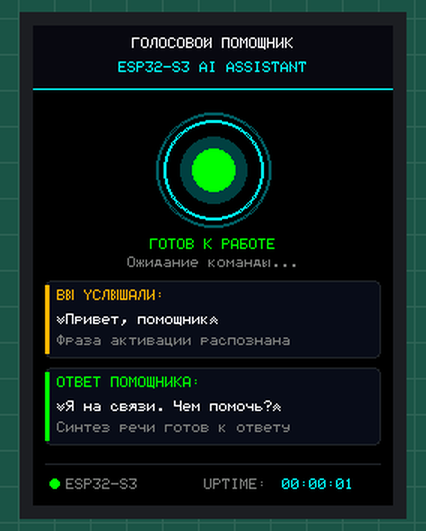
The sketch below on a simulated Arduino Uno, built for the host (arithmetic inside an expression is 32-bit, double 64-bit). Parts: 240×320 colour display. What the sketch prints to the serial monitor is not drawn.

Above: at 1.4 s.
At 39.36 s:
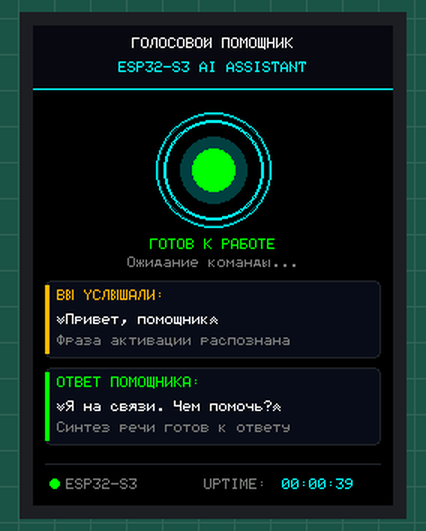

The sketch:

DisplayTest.ino
```cpp
#include <SPI.h>
#include <Adafruit_GFX.h>
#include <Adafruit_ILI9341.h>
#include "CyrillicFont.h"

// -------------------------------------------------------------
// Распиновка подключения дисплея ILI9341 к ESP32-S3
// -------------------------------------------------------------
#define TFT_CS   10
#define TFT_DC   14
#define TFT_RST  9
#define TFT_MOSI 11
#define TFT_SCK  12

// Создание объекта дисплея с аппаратным SPI
Adafruit_ILI9341 tft(TFT_CS, TFT_DC, TFT_RST);

// -------------------------------------------------------------
// Цветовая палитра интерфейса (16-битный RGB565)
// -------------------------------------------------------------
#define COLOR_BG          0x0000 // Глубокий черный фон для максимального контраста
#define COLOR_HEADER_BG   0x0842 // Темно-серый фон плашки заголовка
#define COLOR_CARD_BG     0x0863 // Темный фон информационных карточек
#define COLOR_CARD_BORDER 0x2125 // Сдержанная серая рамка
#define COLOR_CYAN        0x07FF // Яркий бирюзовый акцент
#define COLOR_CYAN_DIM    0x02EC // Приглушенный бирюзовый для контура
#define COLOR_GREEN       0x07E0 // Изумрудно-зеленый (статус «Готов»)
#define COLOR_AMBER       0xFDA0 // Янтарный (индикатор распознавания)
#define COLOR_TEXT_WHITE  0xFFFF // Белый для основного текста
#define COLOR_TEXT_MUTED  0x7BEF // Приглушенный серый для подписей и подсказок

// Переменные для динамического обновления (без мерцания)
unsigned long lastUptimeUpdate = 0;
unsigned long lastPulseUpdate = 0;
uint8_t pulsePhase = 0;

// Отрисовка статичного интерфейса экрана
void drawStaticUI() {
  tft.fillScreen(COLOR_BG);

  // 1. Верхняя панель (Заголовок)
  tft.fillRect(0, 0, 240, 42, COLOR_HEADER_BG);
  tft.drawFastHLine(0, 42, 240, COLOR_CYAN);
  drawStringUTF8(tft, 0, 8, "ГОЛОСОВОЙ ПОМОЩНИК", COLOR_TEXT_WHITE, COLOR_HEADER_BG, 1, true);
  drawStringUTF8(tft, 0, 24, "ESP32-S3 AI ASSISTANT", COLOR_CYAN, COLOR_HEADER_BG, 1, true);

  // 2. Центральный индикатор состояния
  const int16_t cx = 120;
  const int16_t cy = 96;

  // Концентрические кольца индикатора
  tft.drawCircle(cx, cy, 38, COLOR_CYAN_DIM);
  tft.drawCircle(cx, cy, 37, COLOR_CYAN_DIM);
  tft.drawCircle(cx, cy, 33, COLOR_CYAN);
  tft.drawCircle(cx, cy, 32, COLOR_CYAN);
  tft.fillCircle(cx, cy, 22, 0x0208); // Темное ядро
  tft.fillCircle(cx, cy, 14, COLOR_GREEN); // Активное зеленое ядро готовности

  // Подпись состояния под индикатором
  drawStringUTF8(tft, 0, 142, "ГОТОВ К РАБОТЕ", COLOR_GREEN, COLOR_BG, 1, true);
  drawStringUTF8(tft, 0, 154, "Ожидание команды...", COLOR_TEXT_MUTED, COLOR_BG, 1, true);

  // 3. Карточка «Вы услышали»
  const int16_t card1Y = 170;
  tft.fillRoundRect(8, card1Y, 224, 52, 4, COLOR_CARD_BG);
  tft.drawRoundRect(8, card1Y, 224, 52, 4, COLOR_CARD_BORDER);
  tft.fillRect(8, card1Y + 3, 3, 46, COLOR_AMBER); // Акцентная полоса слева

  drawStringUTF8(tft, 16, card1Y + 6, "ВЫ УСЛЫШАЛИ:", COLOR_AMBER, COLOR_CARD_BG, 1);
  drawStringUTF8(tft, 16, card1Y + 22, "«Привет, помощник»", COLOR_TEXT_WHITE, COLOR_CARD_BG, 1);
  drawStringUTF8(tft, 16, card1Y + 36, "Фраза активации распознана", COLOR_TEXT_MUTED, COLOR_CARD_BG, 1);

  // 4. Карточка «Ответ помощника»
  const int16_t card2Y = 228;
  tft.fillRoundRect(8, card2Y, 224, 52, 4, COLOR_CARD_BG);
  tft.drawRoundRect(8, card2Y, 224, 52, 4, COLOR_CARD_BORDER);
  tft.fillRect(8, card2Y + 3, 3, 46, COLOR_GREEN); // Акцентная полоса слева

  drawStringUTF8(tft, 16, card2Y + 6, "ОТВЕТ ПОМОЩНИКА:", COLOR_GREEN, COLOR_CARD_BG, 1);
  drawStringUTF8(tft, 16, card2Y + 22, "«Я на связи. Чем помочь?»", COLOR_TEXT_WHITE, COLOR_CARD_BG, 1);
  drawStringUTF8(tft, 16, card2Y + 36, "Синтез речи готов к ответу", COLOR_TEXT_MUTED, COLOR_CARD_BG, 1);

  // 5. Нижняя панель (Футер)
  tft.drawFastHLine(8, 292, 224, COLOR_CARD_BORDER);

  // Индикатор системы
  tft.fillCircle(14, 305, 3, COLOR_GREEN);
  drawStringUTF8(tft, 22, 302, "ESP32-S3", COLOR_TEXT_MUTED, COLOR_BG, 1);

  // Статичная подпись таймера
  drawStringUTF8(tft, 114, 302, "UPTIME:", COLOR_TEXT_MUTED, COLOR_BG, 1);
}

// Обновление таймера времени работы без перерисовки всего экрана
void updateDynamicElements() {
  unsigned long totalSeconds = millis() / 1000;
  unsigned int hours = totalSeconds / 3600;
  unsigned int minutes = (totalSeconds % 3600) / 60;
  unsigned int seconds = totalSeconds % 60;

  char timeStr[10];
  snprintf(timeStr, sizeof(timeStr), "%02u:%02u:%02u", hours, minutes, seconds);

  // Отрисовка поверх старого текста с закрашиванием фона (без мерцания)
  drawStringUTF8(tft, 166, 302, timeStr, COLOR_CYAN, COLOR_BG, 1);
}

// Легкая пульсация центрального кольца (индикация активной системы)
void updateStatusPulse() {
  const int16_t cx = 120;
  const int16_t cy = 96;

  // Чередуем легкую подсветку внешней границы кольца каждые 500 мс
  uint16_t pulseColor = (pulsePhase % 2 == 0) ? COLOR_CYAN : COLOR_CYAN_DIM;
  tft.drawCircle(cx, cy, 38, pulseColor);
  pulsePhase++;
}

void setup() {
  Serial.begin(115200);
  delay(500);
  Serial.println("\n[SYSTEM] Initializing Voice Assistant Display...");

  // Инициализация аппаратной шины SPI (SCK=12, MISO=-1, MOSI=11, SS=10)
  SPI.begin(TFT_SCK, -1, TFT_MOSI, TFT_CS);

  // Инициализация драйвера дисплея на частоте 10 МГц
  tft.begin(10000000);

  // Портретная ориентация (240x320)
  tft.setRotation(0);

  // Отрисовка базового экрана
  drawStaticUI();
  updateDynamicElements();

  Serial.println("[SYSTEM] UI successfully initialized!");
}

void loop() {
  unsigned long now = millis();

  // Обновление таймера uptime каждую секунду
  if (now - lastUptimeUpdate >= 1000) {
    lastUptimeUpdate = now;
    updateDynamicElements();
  }

  // Мягкая анимация кольца каждые 500 мс
  if (now - lastPulseUpdate >= 500) {
    lastPulseUpdate = now;
    updateStatusPulse();
  }

  delay(20);
}
```

CyrillicFont.h
```cpp
#ifndef CYRILLIC_FONT_H
#define CYRILLIC_FONT_H

#include <Arduino.h>
#include <Adafruit_GFX.h>

// 5x7 Cyrillic Font Bitmaps for Russian uppercase and lowercase
// Bit 0 is row 0 (top), Bit 6 is row 6 (bottom)

static const uint8_t PROGMEM font_ru_upper[33][5] = {
  {0x7E, 0x11, 0x11, 0x11, 0x7E}, // А (0x0410)
  {0x7F, 0x49, 0x49, 0x49, 0x31}, // Б (0x0411)
  {0x7F, 0x49, 0x49, 0x49, 0x36}, // В (0x0412)
  {0x7F, 0x01, 0x01, 0x01, 0x01}, // Г (0x0413)
  {0x60, 0x3F, 0x21, 0x3F, 0x60}, // Д (0x0414)
  {0x7F, 0x49, 0x49, 0x49, 0x41}, // Е (0x0415)
  {0x77, 0x08, 0x7F, 0x08, 0x77}, // Ж (0x0416)
  {0x41, 0x49, 0x49, 0x49, 0x36}, // З (0x0417)
  {0x7F, 0x20, 0x10, 0x08, 0x7F}, // И (0x0418)
  {0x7F, 0x24, 0x12, 0x08, 0x7F}, // Й (0x0419)
  {0x7F, 0x08, 0x14, 0x22, 0x41}, // К (0x041A)
  {0x60, 0x1E, 0x01, 0x01, 0x7F}, // Л (0x041B)
  {0x7F, 0x02, 0x0C, 0x02, 0x7F}, // М (0x041C)
  {0x7F, 0x08, 0x08, 0x08, 0x7F}, // Н (0x041D)
  {0x3E, 0x41, 0x41, 0x41, 0x3E}, // О (0x041E)
  {0x7F, 0x01, 0x01, 0x01, 0x7F}, // П (0x041F)
  {0x7F, 0x09, 0x09, 0x09, 0x06}, // Р (0x0420)
  {0x3E, 0x41, 0x41, 0x41, 0x22}, // С (0x0421)
  {0x01, 0x01, 0x7F, 0x01, 0x01}, // Т (0x0422)
  {0x03, 0x04, 0x78, 0x04, 0x03}, // У (0x0423)
  {0x1C, 0x22, 0x7F, 0x22, 0x1C}, // Ф (0x0424)
  {0x63, 0x14, 0x08, 0x14, 0x63}, // Х (0x0425)
  {0x7F, 0x40, 0x40, 0x7F, 0xE0}, // Ц (0x0426)
  {0x0F, 0x08, 0x08, 0x08, 0x7F}, // Ч (0x0427)
  {0x7F, 0x40, 0x7F, 0x40, 0x7F}, // Ш (0x0428)
  {0x7F, 0x40, 0x7F, 0x40, 0xFF}, // Щ (0x0429)
  {0x05, 0x05, 0x7F, 0x49, 0x36}, // Ъ (0x042A)
  {0x7F, 0x49, 0x36, 0x00, 0x7F}, // Ы (0x042B)
  {0x7F, 0x49, 0x49, 0x49, 0x36}, // Ь (0x042C)
  {0x22, 0x49, 0x49, 0x49, 0x3E}, // Э (0x042D)
  {0x7F, 0x08, 0x3E, 0x41, 0x3E}, // Ю (0x042E)
  {0x46, 0x29, 0x19, 0x09, 0x7F}, // Я (0x042F)
  {0x7F, 0x49, 0x49, 0x49, 0x41}  // Ё (0x0401)
};

static const uint8_t PROGMEM font_ru_lower[33][5] = {
  {0x20, 0x54, 0x54, 0x54, 0x78}, // а (0x0430)
  {0x3F, 0x48, 0x48, 0x48, 0x30}, // б (0x0431)
  {0x7C, 0x54, 0x54, 0x54, 0x28}, // в (0x0432)
  {0x7C, 0x04, 0x04, 0x04, 0x04}, // г (0x0433)
  {0x60, 0x3C, 0x24, 0x3C, 0x60}, // д (0x0434)
  {0x38, 0x54, 0x54, 0x54, 0x18}, // е (0x0435)
  {0x6C, 0x10, 0x7C, 0x10, 0x6C}, // ж (0x0436)
  {0x44, 0x54, 0x54, 0x54, 0x28}, // з (0x0437)
  {0x7C, 0x20, 0x10, 0x08, 0x7C}, // и (0x0438)
  {0x7C, 0x24, 0x12, 0x08, 0x7C}, // й (0x0439)
  {0x7C, 0x10, 0x28, 0x44, 0x00}, // к (0x043A)
  {0x60, 0x1C, 0x04, 0x04, 0x7C}, // л (0x043B)
  {0x7C, 0x08, 0x10, 0x08, 0x7C}, // м (0x043C)
  {0x7C, 0x10, 0x10, 0x10, 0x7C}, // н (0x043D)
  {0x38, 0x44, 0x44, 0x44, 0x38}, // о (0x043E)
  {0x7C, 0x04, 0x04, 0x04, 0x7C}, // п (0x043F)
  {0x7C, 0x14, 0x14, 0x14, 0x08}, // р (0x0440)
  {0x38, 0x44, 0x44, 0x48, 0x20}, // с (0x0441)
  {0x04, 0x04, 0x7C, 0x04, 0x04}, // т (0x0442)
  {0x0C, 0x50, 0x50, 0x50, 0x3C}, // у (0x0443)
  {0x18, 0x24, 0x7E, 0x24, 0x18}, // ф (0x0444)
  {0x44, 0x28, 0x10, 0x28, 0x44}, // х (0x0445)
  {0x7C, 0x40, 0x40, 0x7C, 0xC0}, // ц (0x0446)
  {0x0C, 0x10, 0x10, 0x10, 0x7C}, // ч (0x0447)
  {0x7C, 0x40, 0x7C, 0x40, 0x7C}, // ш (0x0448)
  {0x7C, 0x40, 0x7C, 0x40, 0xFC}, // щ (0x0449)
  {0x08, 0x08, 0x7C, 0x54, 0x28}, // ъ (0x044A)
  {0x7C, 0x50, 0x28, 0x00, 0x7C}, // ы (0x044B)
  {0x7C, 0x50, 0x50, 0x50, 0x20}, // ь (0x044C)
  {0x28, 0x54, 0x54, 0x54, 0x38}, // э (0x044D)
  {0x7C, 0x10, 0x38, 0x44, 0x38}, // ю (0x044E)
  {0x48, 0x34, 0x1C, 0x14, 0x7C}, // я (0x044F)
  {0x38, 0x54, 0xD4, 0x54, 0x18}  // ё (0x0451)
};

// Render single character (ASCII or Cyrillic)
inline void drawGlyph5x7(Adafruit_GFX &gfx, int16_t x, int16_t y, uint16_t unicode, uint16_t color, uint16_t bg, uint8_t size) {
  if (unicode < 128) {
    gfx.drawChar(x, y, (unsigned char)unicode, color, bg, size);
    return;
  }

  const uint8_t *bitmap = nullptr;
  if (unicode >= 0x0410 && unicode <= 0x042F) {
    bitmap = font_ru_upper[unicode - 0x0410];
  } else if (unicode == 0x0401) { // Ё
    bitmap = font_ru_upper[32];
  } else if (unicode >= 0x0430 && unicode <= 0x044F) {
    bitmap = font_ru_lower[unicode - 0x0430];
  } else if (unicode == 0x0451) { // ё
    bitmap = font_ru_lower[32];
  } else if (unicode == 0x00AB || unicode == 0x00BB) { // « or »
    // French quotes
    static const uint8_t PROGMEM q_left[5] = {0x14, 0x28, 0x50, 0x28, 0x14};
    static const uint8_t PROGMEM q_right[5] = {0x50, 0x28, 0x14, 0x28, 0x50};
    bitmap = (unicode == 0x00AB) ? q_left : q_right;
  }

  if (bitmap) {
    for (int8_t i = 0; i < 5; i++) {
      uint8_t line = pgm_read_byte(&bitmap[i]);
      for (int8_t j = 0; j < 8; j++, line >>= 1) {
        if (line & 1) {
          if (size == 1) gfx.drawPixel(x + i, y + j, color);
          else gfx.fillRect(x + i * size, y + j * size, size, size, color);
        } else if (bg != color) {
          if (size == 1) gfx.drawPixel(x + i, y + j, bg);
          else gfx.fillRect(x + i * size, y + j * size, size, size, bg);
        }
      }
    }
    // Draw space column
    if (bg != color) {
      if (size == 1) {
        for (int8_t j = 0; j < 8; j++) gfx.drawPixel(x + 5, y + j, bg);
      } else {
        gfx.fillRect(x + 5 * size, y, size, 8 * size, bg);
      }
    }
  } else {
    // Fallback space / question
    gfx.drawChar(x, y, '?', color, bg, size);
  }
}

// Measure UTF-8 string width in pixels
inline int16_t measureStringUTF8(const char *str, uint8_t size) {
  int16_t w = 0;
  const uint8_t *p = (const uint8_t*)str;
  while (*p) {
    if ((*p & 0x80) == 0) {
      p++;
    } else if ((*p & 0xE0) == 0xC0) {
      p += 2;
    } else if ((*p & 0xF0) == 0xE0) {
      p += 3;
    } else {
      p++;
    }
    w += 6 * size;
  }
  return (w > 0) ? (w - size) : 0;
}

// Draw UTF-8 string (supports Russian and ASCII)
inline void drawStringUTF8(Adafruit_GFX &gfx, int16_t x, int16_t y, const char *str, uint16_t color, uint16_t bg, uint8_t size, bool center = false) {
  if (center) {
    int16_t textWidth = measureStringUTF8(str, size);
    x = (gfx.width() - textWidth) / 2;
  }

  int16_t curX = x;
  const uint8_t *p = (const uint8_t*)str;

  while (*p) {
    uint16_t u = 0;
    if ((*p & 0x80) == 0) {
      u = *p++;
    } else if ((*p & 0xE0) == 0xC0) {
      u = ((*p & 0x1F) << 6) | (*(p + 1) & 0x3F);
      p += 2;
    } else if ((*p & 0xF0) == 0xE0) {
      u = ((*p & 0x0F) << 12) | ((*(p + 1) & 0x3F) << 6) | (*(p + 2) & 0x3F);
      p += 3;
    } else {
      p++;
      continue;
    }

    if (u == 0x0A) { // newline '\n'
      curX = x;
      y += 8 * size + 2;
      continue;
    }

    drawGlyph5x7(gfx, curX, y, u, color, bg, size);
    curX += 6 * size;
  }
}

#endif // CYRILLIC_FONT_H
```

Measured:
- what the display in image 0 shows lasts 0.5 s, from 1.3 s to 1.8 s
